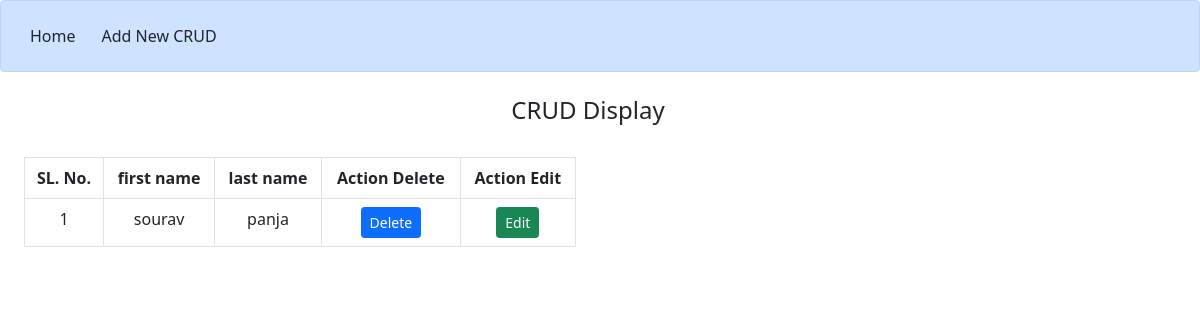
Page /display on the earlier database version.
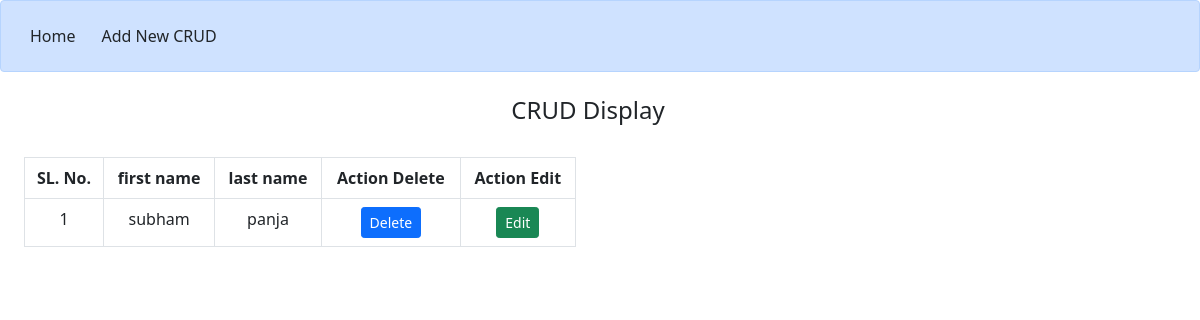
Same page on the later database version.
### app/models.py (models this page shows, shortened)
class student(models.Model):
    first_name = models.CharField(max_length=30)
    last_name = models.CharField(max_length=30)

### app/views.py (the view)
# urls.py: path('display', views.display, name='display'),
def display(request):
    dis = student.objects.all()
    return render(request, "display.html", {'dis': dis})

### templates/display.html (shortened to what this page needs)
{% include 'base.html' %}
{% block content %}
<div class="alert alert-primary d-flex" role="alert">
    <a href="/" class='btn'>Home</a>
    <a href="/crud" class='btn'>Add New CRUD</a>
</div>
<div class='row container-fluid d-flex text-center mb-4'>
    <h4 class='mt-2'>CRUD Display</h4>
</div>
<div class="row container-fluid">
    <div class="col-6">
        <table class="table table-hover table-bordered">
            <thead>
                <tr class="text-center">
                    <th>SL. No.</th>
                    <th>first name</th>
                    <th>last name</th>
                    <th>Action Delete</th>
                    <th>Action Edit</th>
                </tr>
            </thead>
            <tbody>
                {% for disp in dis %}
                <tr class="text-center">
                    <td>{{forloop.counter}}</td>
                    <td>{{disp.first_name}}</td>
                    <td>{{disp.last_name}}</td>
                    <td>
                        <form class="text-center" action="{% url 'delete' disp.id %}" method="POST">
                            <button type="button" class="btn btn-primary btn-sm" data-bs-toggle="modal"
                                data-bs-target="#exampleModal">
                                Delete
                            </button>
                        </form>
                    </td>
                    <td>
                        <form action="" method="POST">
                            <button type="submit" class='btn btn-success btn-sm'>Edit</button>
                        </form>
                    </td>
                </tr>
                {% endfor %}
            </tbody>
        </table>
    </div>
</div>
{% endblock content %}

Differences in the rows shown:
removed student: first_name "sourav", last_name "panja"
added student: first_name "subham", last_name "panja"
